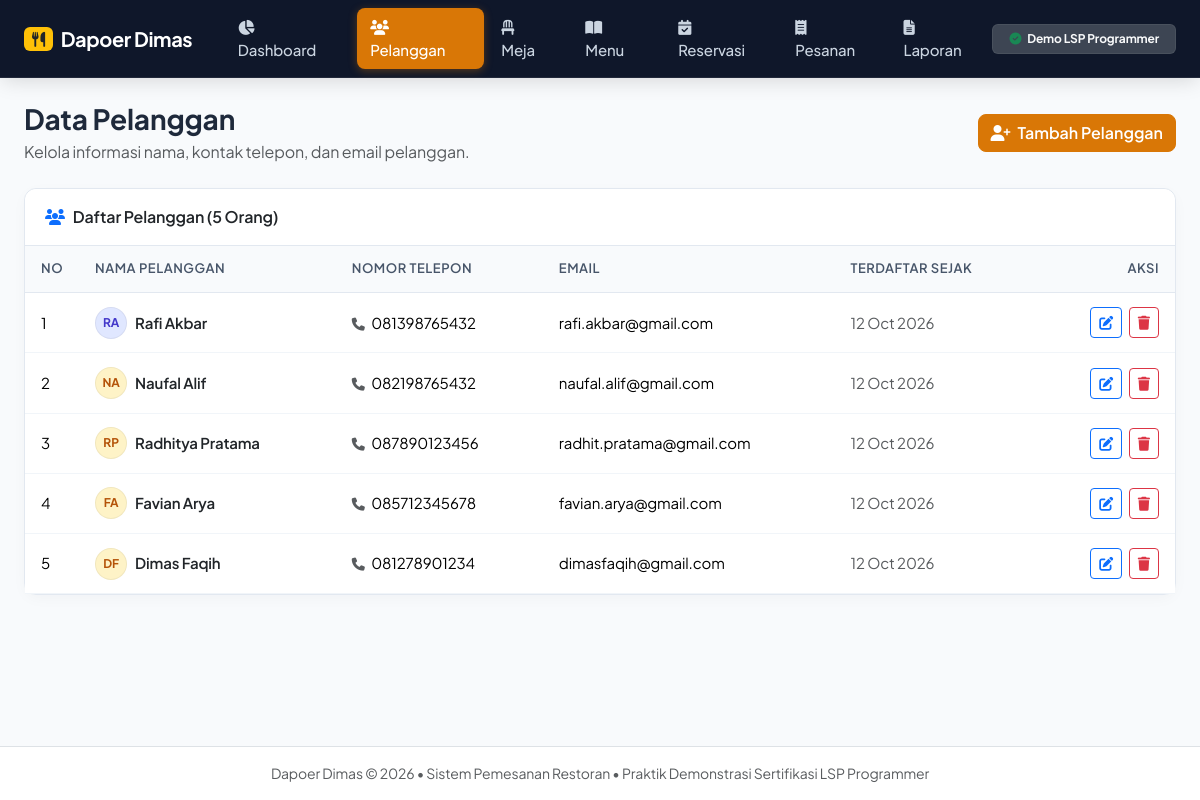
/restoran/index.php?page=customers, run on the app's committed database.
### tables this page shows
CREATE TABLE customers (
    id INT AUTO_INCREMENT PRIMARY KEY,
    name VARCHAR(100) NOT NULL,
    phone VARCHAR(20) NOT NULL,
    email VARCHAR(100) NULL,
    created_at TIMESTAMP DEFAULT CURRENT_TIMESTAMP
);

### restoran/index.php (called while the page is built, shortened)
<?php
require_once __DIR__ . '/config/database.php';
require_once __DIR__ . '/helpers/functions.php';
require_once __DIR__ . '/models/Customer.php';
$pelangganClass = new Customer($db);
$halaman = $_GET['page'] ?? 'dashboard';
$halaman_valid = [
    'dashboard'    => 'pages/dashboard.php',
    'customers'    => 'pages/customers.php',
    'tables'       => 'pages/tables.php',
    'menu'         => 'pages/menu.php',
    'reservations' => 'pages/reservations.php',
    'orders'       => 'pages/orders.php',
    'reports'      => 'pages/reports.php',
];
$file_halaman = $halaman_valid[$halaman] ?? 'pages/dashboard.php';
require_once __DIR__ . '/templates/header.php';
require_once __DIR__ . '/templates/navbar.php';
require_once __DIR__ . '/' . $file_halaman;
require_once __DIR__ . '/templates/footer.php';

### restoran/models/Customer.php (called while the page is built, shortened)
<?php
class Customer
{
    private PDO $db;
    public function __construct(PDO $koneksi)
    {
        $this->db = $koneksi;
    }
    public function ambilSemua(): array
    {
        $query = $this->db->query("SELECT * FROM customers ORDER BY id DESC");
        return $query->fetchAll();
    }
}

### restoran/pages/customers.php (the view, shortened to what this page needs)
<?php
$daftar_pelanggan = $pelangganClass->ambilSemua();
?>
<div class="d-flex flex-column flex-md-row justify-content-between align-items-md-center mb-4 gap-2">
    <div>
        <h1 class="h3 fw-bold mb-1">Data Pelanggan</h1>
        <p class="text-muted mb-0">Kelola informasi nama, kontak telepon, dan email pelanggan.</p>
    </div>
    <button type="button" class="btn btn-warning-custom" data-bs-toggle="modal" data-bs-target="#modalTambah">
        <i class="fa fa-user-plus me-1"></i> Tambah Pelanggan
    </button>
</div>
<div class="card card-custom">
    <div class="card-header card-header-custom d-flex justify-content-between align-items-center">
        <span><i class="fa fa-users me-2 text-primary"></i>Daftar Pelanggan (<?= count($daftar_pelanggan) ?> Orang)</span>
    </div>
    <div class="card-body p-0">
        <div class="table-responsive">
            <table class="table table-custom mb-0">
                <thead>
                    <tr>
                        <th style="width: 50px;">No</th>
                        <th>Nama Pelanggan</th>
                        <th>Nomor Telepon</th>
                        <th>Email</th>
                        <th>Terdaftar Sejak</th>
                        <th class="text-end" style="width: 140px;">Aksi</th>
                    </tr>
                </thead>
                <tbody>
                    <?php if (empty($daftar_pelanggan)): ?>
                        <tr>
                            <td colspan="6" class="text-center py-4 text-muted">Belum ada data pelanggan yang tersimpan.</td>
                        </tr>
                    <?php else: ?>
                        <?php foreach ($daftar_pelanggan as $no => $p): ?>
                            <tr>
                                <td><?= $no + 1 ?></td>
                                <td>
                                    <div class="d-flex align-items-center">
                                        <?= avatarInisial($p['name']) ?>
                                        <span class="fw-semibold text-dark"><?= htmlspecialchars($p['name']) ?></span>
                                    </div>
                                </td>
                                <td>
                                    <i class="fa fa-phone text-muted me-1 small"></i>
                                    <?= htmlspecialchars($p['phone']) ?>
                                </td>
                                <td>
                                    <?= !empty($p['email']) ? htmlspecialchars($p['email']) : '<span class="text-muted fst-italic">-</span>' ?>
                                </td>
                                <td class="small text-muted"><?= date('d M Y', strtotime($p['created_at'])) ?></td>
                                <td class="text-end">
                                    <button type="button" class="btn btn-sm btn-outline-primary me-1"
                                            data-bs-toggle="modal"
                                            data-bs-target="#modalEdit<?= $p['id'] ?>"
                                            title="Ubah Data">
                                        <i class="fa fa-edit"></i>
                                    </button>
                                    <form method="POST" action="index.php?page=customers" class="d-inline" onsubmit="return confirm('Apakah Anda yakin ingin menghapus pelanggan <?= htmlspecialchars(addslashes($p['name'])) ?>?');">
                                        <button type="submit" class="btn btn-sm btn-outline-danger" title="Hapus Data">
                                            <i class="fa fa-trash"></i>
                                        </button>
                                    </form>
                                </td>
                            </tr>
                        <?php endforeach; ?>
                    <?php endif; ?>
                </tbody>
            </table>
        </div>
    </div>
</div>

### restoran/helpers/functions.php (shortened to what this page needs)
<?php
function avatarInisial(string $nama): string
{
    $parts = explode(' ', trim($nama));
    $i1 = substr($parts[0] ?? '', 0, 1);
    $i2 = isset($parts[1]) ? substr($parts[1], 0, 1) : '';
    $inisial = strtoupper($i1 . $i2);
    $bgColors = ['#e0e7ff', '#fef3c7', '#dcfce7', '#fee2e2', '#f3e8ff'];
    $textColors = ['#4338ca', '#b45309', '#15803d', '#b91c1c', '#7e22ce'];
    $idx = strlen($nama) % count($bgColors);
    return '<div class="avatar-circle me-2" style="background-color: ' . $bgColors[$idx] . '; color: ' . $textColors[$idx] . ';">' . htmlspecialchars($inisial) . '</div>';
}

### restoran/templates/header.php (style rules this page uses)
body { font-family: 'Plus Jakarta Sans', -apple-system, BlinkMacSystemFont, sans-serif; background-color: #f8fafc; color: #1e293b; min-height: 100vh; display: flex; flex-direction: column; }
:root { --brand-primary: #d97706; --brand-primary-hover: #b45309; --brand-dark: #0f172a; --surface-bg: #f8fafc; --card-radius: 12px; }
body { font-family: 'Plus Jakarta Sans', -apple-system, BlinkMacSystemFont, sans-serif; background-color: var(--surface-bg); color: #1e293b; min-height: 100vh; display: flex; flex-direction: column; letter-spacing: -0.01em; }
.card-custom { background: #ffffff; border: 1px solid #e2e8f0; border-radius: var(--card-radius); box-shadow: 0 4px 16px -2px rgba(15, 23, 42, 0.04); transition: transform 0.15s ease, box-shadow 0.15s ease; }
.card-header-custom { background: #ffffff; border-bottom: 1px solid #e2e8f0; font-weight: 600; padding: 1rem 1.25rem; border-top-left-radius: var(--card-radius) !important; border-top-right-radius: var(--card-radius) !important; }
.table-custom th { background-color: #f8fafc; color: #475569; font-weight: 600; font-size: 0.8125rem; text-transform: uppercase; letter-spacing: 0.04em; padding: 0.85rem 1rem; border-bottom: 1px solid #e2e8f0; }
.table-custom td { vertical-align: middle; padding: 0.85rem 1rem; font-size: 0.9375rem; border-bottom: 1px solid #f1f5f9; }
.btn-warning-custom { background-color: var(--brand-primary); border-color: var(--brand-primary); color: #ffffff; font-weight: 600; border-radius: 8px; transition: all 0.15s ease; }
.avatar-circle { width: 32px; height: 32px; border-radius: 50%; font-weight: 700; font-size: 0.75rem; display: inline-flex; align-items: center; justify-content: center; flex-shrink: 0; border: 1px solid rgba(0, 0, 0, 0.05); }

### data on the page
customers: name "RA", name "Rafi Akbar", phone "081398765432", email "rafi.akbar@gmail.com", created_at "12 Oct 2026"
customers: name "NA", name "Naufal Alif", phone "082198765432", email "naufal.alif@gmail.com", created_at "12 Oct 2026"
customers: name "RP", name "Radhitya Pratama", phone "087890123456", email "radhit.pratama@gmail.com", created_at "12 Oct 2026"
customers: name "FA", name "Favian Arya", phone "085712345678", email "favian.arya@gmail.com", created_at "12 Oct 2026"
customers: name "DF", name "Dimas Faqih", phone "081278901234", email "dimasfaqih@gmail.com", created_at "12 Oct 2026"

### other printed values
count($daftar_pelanggan) "5"
